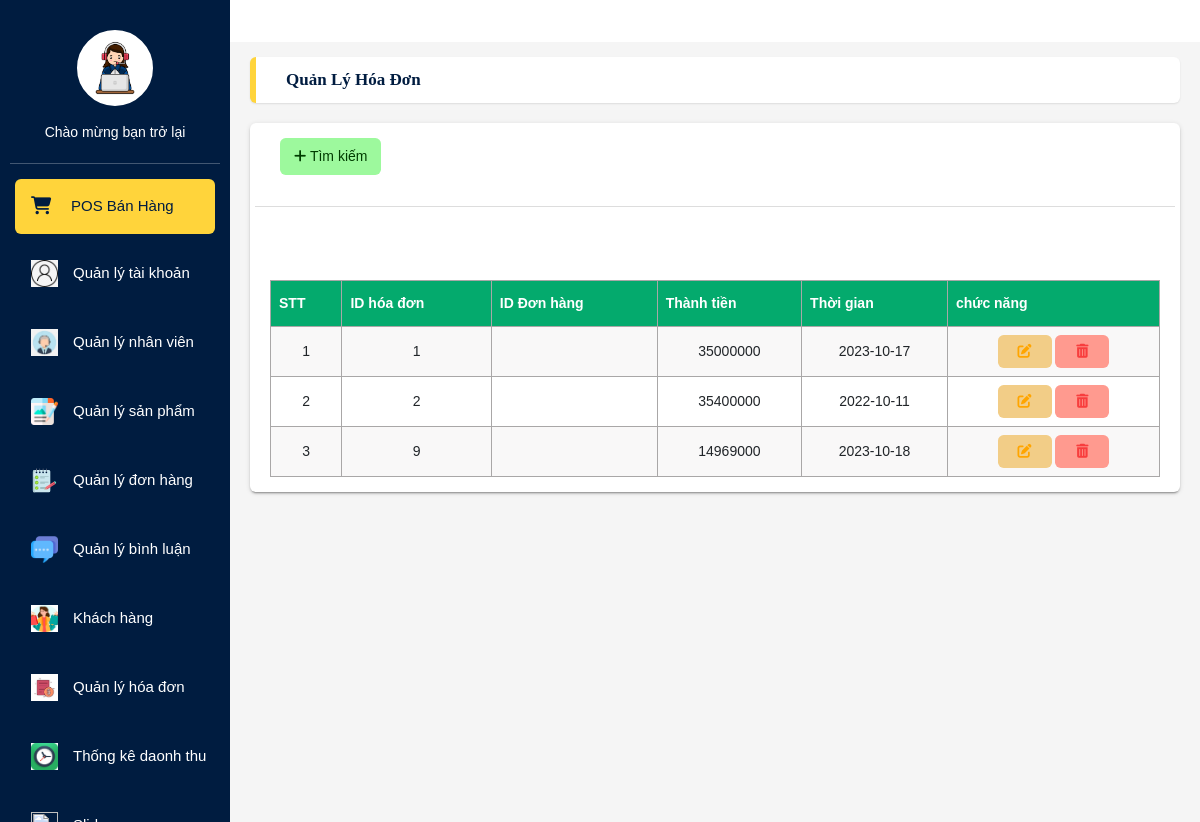
The page /admin/qlyhoadon.php on the database its author committed.
### tables this page shows
CREATE TABLE `tbl_hoadon` (
  `id_hoadon` int(11) NOT NULL,
  `madonhang` varchar(50) NOT NULL,
  `tongtien` float NOT NULL,
  `date_thongke` varchar(255) NOT NULL
);

### admin/qlyhoadon.php (the view, shortened to what this page needs)
<?php
include "header.php";
include "Left_side.php";
?>
      <main class="app-content">
        <div class="app-title">
            <ul class="app-breadcrumb breadcrumb side">
            <li class="breadcrumb-item active"><a href="qlyhoadon.php"><b>Quản lý Hóa Đơn</b></a></li>
            </ul>
        </div>
        <div class="row">
            <div class="col-md-12">
                <div class="tile">
                    <div class="tile-body" >
                    <div class="col-sm-2">
                              <a class="btn btn-add btn-sm"  title="Tìm kiếm" onclick="timkiem()"><i class="fas fa-plus"></i>
                                Tìm kiếm </a>
                            </div>
                            <br>
                        <div class="row element-button">
                        </div>
                    </div>
                    <div>
                            <?php
                             $conn = mysqli_connect("localhost","root","","cuahangtienloi");
                             if(!$conn)
                             {
                               die("ket noi khong thanh cong");
                             }
                             else {
                              $sql = " SELECT * FROM tbl_hoadon ";
                               $result = mysqli_query($conn,$sql);
                               if(mysqli_num_rows($result)>0)
                           {
                            echo"<table id='customers'>
                            <tr>
                              <th>STT</th>
                              <th>ID hóa đơn</th>
                              <th>ID Đơn hàng</th>
                              <th>Thành tiền</th>
                              <th>Thời gian</th>
                              <th> chức năng</th>
                            </tr>";
                                $count = 0;
                                while( $row = mysqli_fetch_assoc($result))
                                {
                                    $count++;
                                    echo "<br> <tr>";
                                    echo "<td>".$count."</td>";
                                    echo "<td>".$row["id_hoadon"]."</td>";
                                    echo "<td>".$row["id_donhang"]."</td>";
                                    echo"<td>".$row["tongtien"]."</td>";
                                    echo"<td>".$row["date_thongke"]."</td>";
                                    echo "<td> <a href='qlyhoadonsua.php?idhd=".$row["id_hoadon"]."'class='btn btn-edit' type='button' title='Sửa'> <i class='fas fa-edit'></i>
                                     </a>
                                    <a href='qlyhoadonxoa.php?idhd=".$row["id_hoadon"]."'
                                   onclick = \" javascript: return confirm('ban chac chan muon xoa') \" class='btn btn-delete' type='button' title='xóa'> <i class='fas fa-trash-alt'></i> </a> </td>
                                   ";
                                }
                           }
                        }
                            ?>
                            </table>
</div>
</div>
</div>
</div>
</body>
</html>

### rows shown on the page
tbl_hoadon: id_hoadon "1", tongtien "35000000", date_thongke "2023-10-17"
tbl_hoadon: id_hoadon "2", tongtien "35400000", date_thongke "2022-10-11"
tbl_hoadon: id_hoadon "9", tongtien "14969000", date_thongke "2023-10-18"
